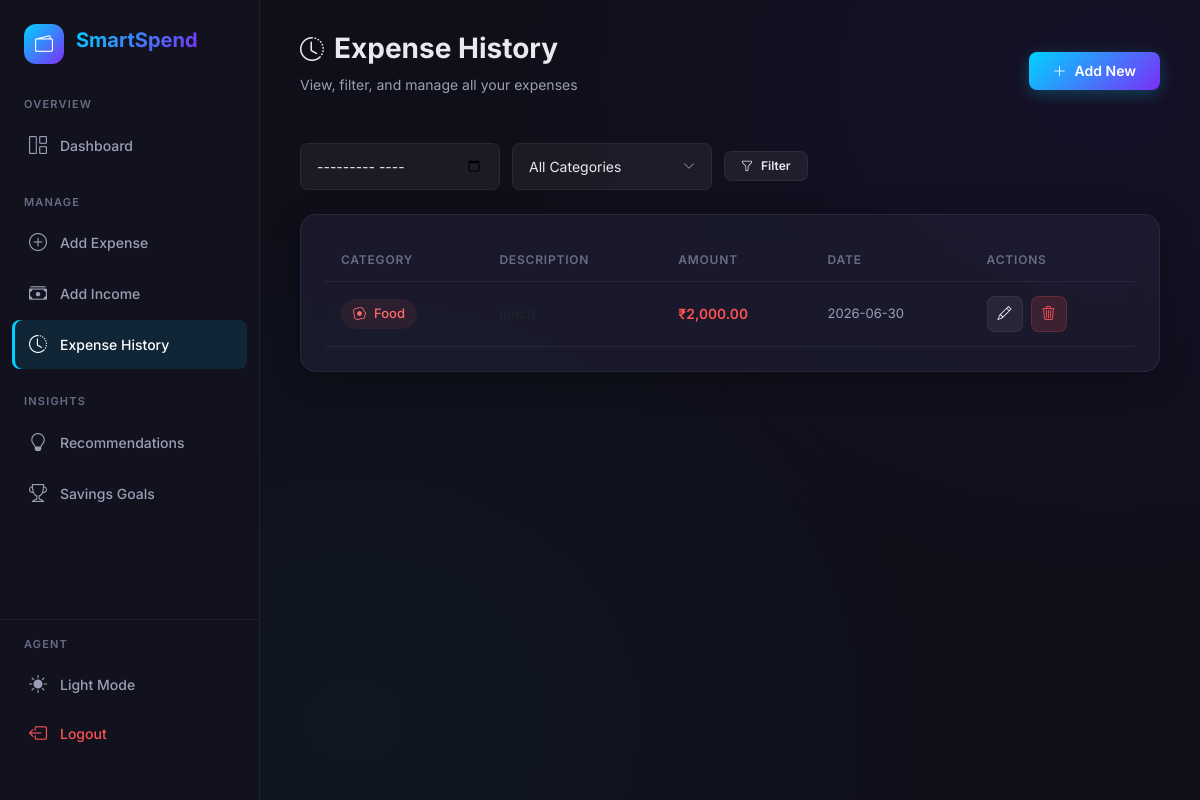
Page /expenses (signed in) on the committed database.
### tables this page shows
CREATE TABLE expenses (
            id INTEGER PRIMARY KEY AUTOINCREMENT,
            user_id INTEGER NOT NULL,
            category TEXT NOT NULL,
            amount REAL NOT NULL,
            description TEXT,
            date DATE NOT NULL,
            created_at TIMESTAMP DEFAULT CURRENT_TIMESTAMP,
            FOREIGN KEY (user_id) REFERENCES users(id) ON DELETE CASCADE
        );

### app.py (the view, shortened to what this page needs)
@app.route('/expenses')
@login_required
def expenses():
    user_id = session['user_id']
    month_filter = request.args.get('month')
    category_filter = request.args.get('category')
    filter_month = None
    filter_year = None
    expense_list = db.get_expenses(
        user_id,
        month=filter_month,
        year=filter_year,
        category=category_filter if category_filter else None,
    )
    return render_template(
        'expenses.html',
        expenses=expense_list,
        categories=CATEGORIES,
        category_icons=CATEGORY_ICONS,
        category_colors=CATEGORY_COLORS,
        month_filter=month_filter or '',
        category_filter=category_filter or '',
    )

### app.py (called while the page is built)
def login_required(f):
    @wraps(f)
    def decorated_function(*args, **kwargs):
        if 'user_id' not in session:
            flash('Please log in to access this page.', 'warning')
            return redirect(url_for('login'))
        return f(*args, **kwargs)
    return decorated_function

### database.py (called while the page is built)
def get_db():
    conn = sqlite3.connect(DATABASE)
    conn.row_factory = sqlite3.Row
    conn.execute("PRAGMA foreign_keys = ON")
    return conn

def get_expenses(user_id, month=None, year=None, category=None):
    conn = get_db()
    query = 'SELECT * FROM expenses WHERE user_id = ?'
    params = [user_id]
    if month and year:
        query += ' AND strftime("%m", date) = ? AND strftime("%Y", date) = ?'
        params.extend([f'{month:02d}', str(year)])
    if category:
        query += ' AND category = ?'
        params.append(category)
    query += ' ORDER BY date DESC'
    rows = conn.execute(query, params).fetchall()
    conn.close()
    return rows

### templates/expenses.html (shortened to what this page needs)
{% extends "base.html" %}
{% block content %}
<div class="page-header">
    <div>
        <h1><i class="bi bi-clock-history" style="margin-right: 10px; font-size: 24px;"></i>Expense History</h1>
        <p class="subtitle">View, filter, and manage all your expenses</p>
    </div>
    <a href="{{ url_for('add_expense') }}" class="btn btn-primary">
        <i class="bi bi-plus-lg"></i> Add New
    </a>
</div>
<form method="GET" action="{{ url_for('expenses') }}" class="filter-bar">
    <input type="month" class="form-control" name="month"
           value="{{ month_filter }}" placeholder="Filter by month">
    <select class="form-control" name="category">
        <option value="">All Categories</option>
    </select>
    <button type="submit" class="btn btn-secondary btn-sm">
        <i class="bi bi-funnel"></i> Filter
    </button>
</form>
<div class="card">
    {% if expenses %}
    <div style="overflow-x: auto;">
        <table class="data-table">
            <thead>
                <tr>
                    <th>Category</th>
                    <th>Description</th>
                    <th>Amount</th>
                    <th>Date</th>
                    <th>Actions</th>
                </tr>
            </thead>
            <tbody>
                {% for expense in expenses %}
                <tr>
                    <td>
                        <span class="category-badge"
                              style="background: {{ category_colors.get(expense['category'], '#95a5a6') }}15;
                                     color: {{ category_colors.get(expense['category'], '#95a5a6') }};">
                            <i class="bi {{ category_icons.get(expense['category'], 'bi-three-dots') }}"></i>
                            {{ expense['category'] }}
                        </span>
                    </td>
                    <td>{{ expense['description'] or '—' }}</td>
                    <td class="amount text-red">₹{{ "{:,.2f}".format(expense['amount']) }}</td>
                    <td class="date-cell">{{ expense['date'] }}</td>
                    <td class="actions">
                        <a href="{{ url_for('edit_expense', expense_id=expense['id']) }}"
                           class="btn btn-secondary btn-icon" title="Edit">
                            <i class="bi bi-pencil"></i>
                        </a>
                        <a href="{{ url_for('delete_expense_route', expense_id=expense['id']) }}"
                           class="btn btn-danger btn-icon" title="Delete"
                           onclick="return confirm('Delete this expense?')">
                            <i class="bi bi-trash3"></i>
                        </a>
                    </td>
                </tr>
                {% endfor %}
            </tbody>
        </table>
    </div>
    {% else %}
    <div class="empty-state">
        <i class="bi bi-inbox"></i>
        <h3>No expenses found</h3>
        <p>{% if month_filter or category_filter %}Try adjusting your filters.{% else %}Start adding your expenses to track your spending.{% endif %}</p>
    </div>
    {% endif %}
</div>
{% endblock %}

### static/css/style.css (style rules this page uses)
:root { --bg-primary: #0f0f1a; --bg-secondary: #1a1a2e; --bg-card: rgba(30, 30, 50, 0.7); --bg-card-solid: #1e1e32; --bg-sidebar: #12121f; --bg-input: rgba(255, 255, 255, 0.05); --text-primary: #e8e8f0; --text-secondary: #9d9db5; --text-muted: #6b6b85; --accent-gradient: linear-gradient(135deg, #00d2ff, #7b2ff7); --accent-teal: #00d2ff; --accent-purple: #7b2ff7; --accent-green: #00e676; --accent-red: #ff5252; --accent-yellow: #ffd740; --accent-orange: #ff9100; --border-color: rgba(255, 255, 255, 0.06); --shadow-glow: 0 0 30px rgba(0, 210, 255, 0.08); --shadow-card: 0 8px 32px rgba(0, 0, 0, 0.3); --radius-sm: 8px; --radius-md: 12px; --radius-lg: 16px; --radius-xl: 20px; --sidebar-width: 260px; --topbar-height: 70px; --transition-fast: 0.2s cubic-bezier(0.4, 0, 0.2, 1); --transition-smooth: 0.35s cubic-bezier(0.4, 0, 0.2, 1); }
*, *::before, *::after { margin: 0; padding: 0; box-sizing: border-box; }
html { scroll-behavior: smooth; }
body { font-family: 'Inter', -apple-system, BlinkMacSystemFont, sans-serif; background: var(--bg-primary); color: var(--text-primary); min-height: 100vh; overflow-x: hidden; -webkit-font-smoothing: antialiased; }
.form-control { width: 100%; padding: 12px 16px; background: var(--bg-input); border: 1px solid var(--border-color); border-radius: var(--radius-sm); color: var(--text-primary); font-family: 'Inter', sans-serif; font-size: 14px; transition: var(--transition-fast); outline: none; }
.form-control::placeholder { color: var(--text-muted); }
select.form-control { appearance: none; background-repeat: no-repeat; background-position: right 16px center; padding-right: 40px; }
select.form-control option { background: var(--bg-card-solid); color: var(--text-primary); }
.btn { display: inline-flex; align-items: center; justify-content: center; gap: 8px; padding: 12px 24px; border: none; border-radius: var(--radius-sm); font-family: 'Inter', sans-serif; font-size: 14px; font-weight: 600; cursor: pointer; transition: var(--transition-fast); text-decoration: none; line-height: 1; }
.btn-primary { background: var(--accent-gradient); color: #fff; box-shadow: 0 4px 15px rgba(0, 210, 255, 0.25); }
.btn-secondary { background: rgba(255, 255, 255, 0.06); color: var(--text-primary); border: 1px solid var(--border-color); }
.btn-danger { background: rgba(255, 82, 82, 0.15); color: var(--accent-red); border: 1px solid rgba(255, 82, 82, 0.2); }
.btn-sm { padding: 8px 16px; font-size: 12px; }
.btn-icon { width: 36px; height: 36px; padding: 0; border-radius: var(--radius-sm); }
.page-header { display: flex; align-items: center; justify-content: space-between; margin-bottom: 32px; }
.page-header h1 { font-size: 28px; font-weight: 700; color: var(--text-primary); }
.page-header .subtitle { color: var(--text-secondary); font-size: 14px; margin-top: 4px; }
.card { background: var(--bg-card); backdrop-filter: blur(12px); -webkit-backdrop-filter: blur(12px); border: 1px solid var(--border-color); border-radius: var(--radius-lg); padding: 24px; box-shadow: var(--shadow-card); transition: var(--transition-smooth); }
.data-table { width: 100%; border-collapse: collapse; }
.data-table th { text-align: left; padding: 12px 16px; font-size: 12px; font-weight: 600; color: var(--text-muted); text-transform: uppercase; letter-spacing: 0.8px; border-bottom: 1px solid var(--border-color); }
.data-table td { padding: 14px 16px; font-size: 14px; border-bottom: 1px solid var(--border-color); vertical-align: middle; }
.data-table tr { transition: var(--transition-fast); }
.data-table .category-badge { display: inline-flex; align-items: center; gap: 8px; padding: 5px 12px; border-radius: 20px; font-size: 13px; font-weight: 500; }
.data-table .amount { font-weight: 600; font-variant-numeric: tabular-nums; }
.data-table .date-cell { color: var(--text-secondary); font-size: 13px; }
.data-table .actions { display: flex; gap: 8px; }
.filter-bar { display: flex; gap: 12px; align-items: center; flex-wrap: wrap; margin-bottom: 24px; }
.filter-bar .form-control { max-width: 200px; }
.text-red { color: var(--accent-red); }

### rows in the picture
expenses: category "Food", amount "2,000.00", date "2026-06-30"

### other values in the picture
{{ session.get('user_name', 'User') }} "AGENT"
